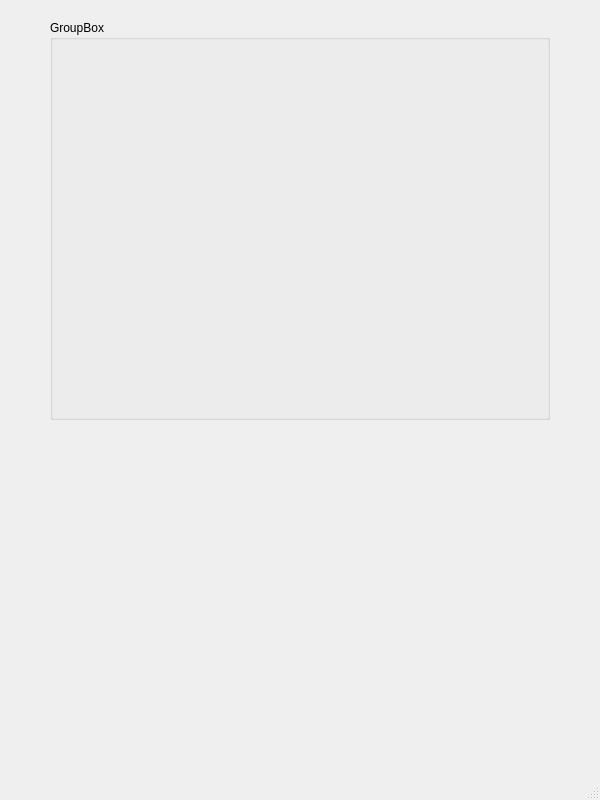
<?xml version="1.0" encoding="UTF-8"?>
<ui version="4.0">
 <class>MainWindow</class>
 <widget class="QMainWindow" name="MainWindow">
  <property name="geometry">
   <rect>
    <x>0</x>
    <y>0</y>
    <width>600</width>
    <height>800</height>
   </rect>
  </property>
  <property name="mouseTracking">
   <bool>true</bool>
  </property>
  <property name="windowTitle">
   <string>MainWindow</string>
  </property>
  <widget class="QWidget" name="centralwidget">
   <property name="mouseTracking">
    <bool>true</bool>
   </property>
   <widget class="QLabel" name="labelTestButton">
    <property name="geometry">
     <rect>
      <x>100</x>
      <y>450</y>
      <width>100</width>
      <height>115</height>
     </rect>
    </property>
    <property name="mouseTracking">
     <bool>true</bool>
    </property>
    <property name="text">
     <string/>
    </property>
   </widget>
   <widget class="QGroupBox" name="groupBox">
    <property name="geometry">
     <rect>
      <x>50</x>
      <y>20</y>
      <width>500</width>
      <height>400</height>
     </rect>
    </property>
    <property name="title">
     <string>GroupBox</string>
    </property>
   </widget>
   <widget class="QLabel" name="labelTestButton2">
    <property name="geometry">
     <rect>
      <x>160</x>
      <y>550</y>
      <width>100</width>
      <height>115</height>
     </rect>
    </property>
    <property name="mouseTracking">
     <bool>true</bool>
    </property>
    <property name="text">
     <string/>
    </property>
   </widget>
  </widget>
  <widget class="QMenuBar" name="menubar">
   <property name="geometry">
    <rect>
     <x>0</x>
     <y>0</y>
     <width>600</width>
     <height>21</height>
    </rect>
   </property>
  </widget>
  <widget class="QStatusBar" name="statusbar"/>
 </widget>
 <resources/>
 <connections/>
</ui>
